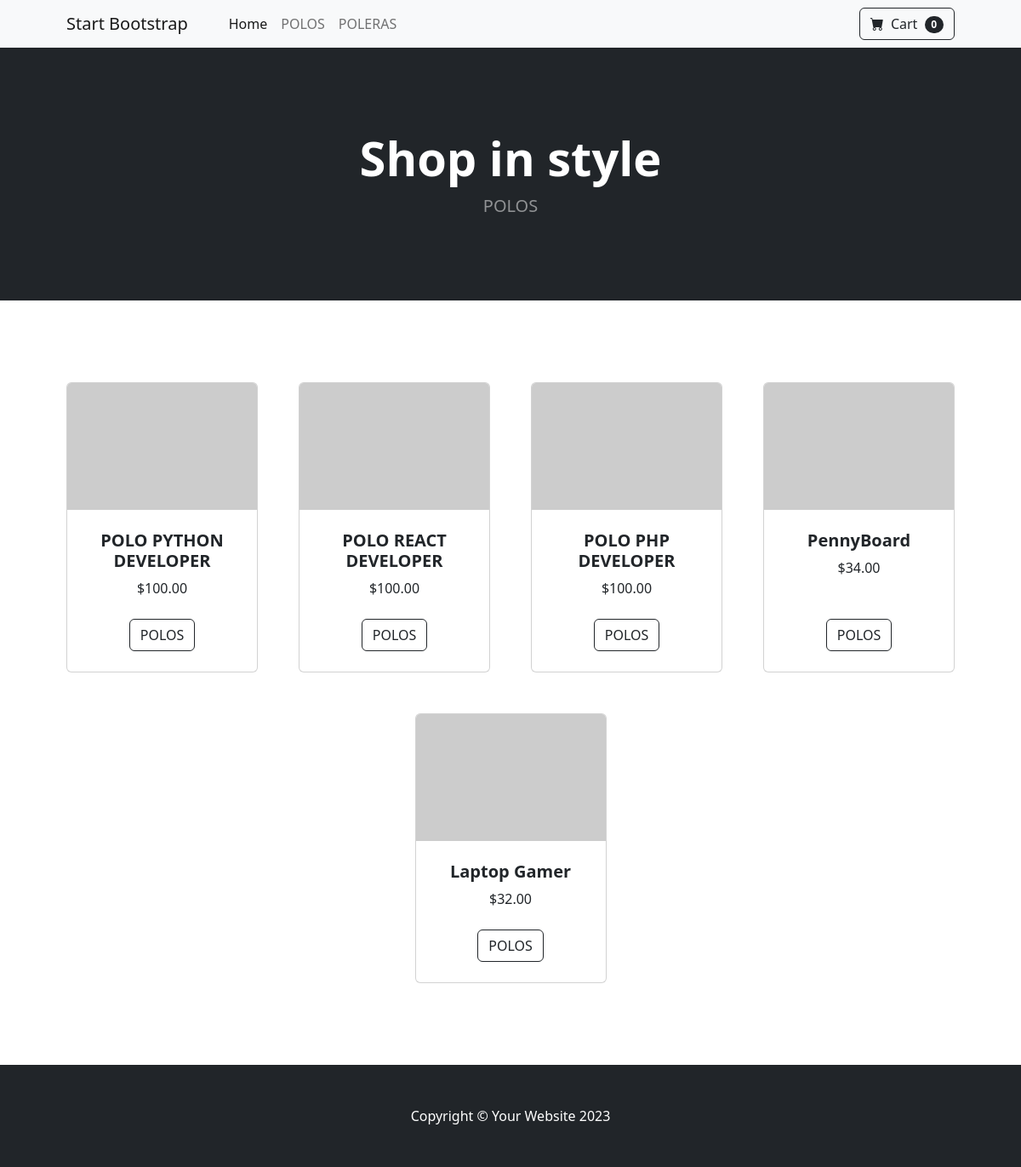
The page /categoria/1 on the database its author committed.
### tienda/models.py (models this page shows, shortened)
class Categoria(models.Model):
    nombre = models.CharField(max_length=200)
    pub_date = models.DateTimeField(auto_now=True)

class Producto(models.Model):
    categoria = models.ForeignKey(Categoria,on_delete=models.RESTRICT)
    nombre = models.CharField(max_length=200)
    precio = models.DecimalField(max_digits=6,decimal_places=2)
    stock = models.IntegerField(default=0)

### tienda/views.py (the view)
# urls.py: path('categoria',views.CategoriaView.as_view()),
def categoria(request,categoria_id):
    categoria = Categoria.objects.get(pk=categoria_id)
    lista_productos = categoria.producto_set.all()
    lista_categorias = Categoria.objects.all()
    context = {
        'productos':lista_productos,
        'categorias':lista_categorias,
        'categoria':categoria
    }
    return render(request,'index.html',context)

### tienda/templates/index.html
{% extends 'layout.html' %}
{% block content %}
<div class="container px-4 px-lg-5 mt-5">
    <div class="row gx-4 gx-lg-5 row-cols-2 row-cols-md-3 row-cols-xl-4 justify-content-center">
        {% for prod in productos %}
        <div class="col mb-5">
            <div class="card h-100">
                <img class="card-img-top" src="https://dummyimage.com/450x300/dee2e6/6c757d.jpg" alt="..." />
                <div class="card-body p-4">
                    <div class="text-center">
                        <h5 class="fw-bolder">{{prod.nombre}}</h5>
                        ${{prod.precio}}
                    </div>
                </div>
                <div class="card-footer p-4 pt-0 border-top-0 bg-transparent">
                    <div class="text-center"><a class="btn btn-outline-dark mt-auto" href="#">{{prod.categoria.nombre}}</a></div>
                </div>
            </div>
        </div>
        {% endfor %}
    </div>
</div>
{% endblock %}

### tienda/templates/layout.html (shortened to what this page needs)
{% load static %}
<!DOCTYPE html>
<html lang="en">
    <head>
        <link href="https://cdn.jsdelivr.net/npm/bootstrap-icons@1.5.0/font/bootstrap-icons.css" rel="stylesheet" />
        <link href="{% static 'css/styles.css' %}" rel="stylesheet" />
    </head>
    <body>
        <nav class="navbar navbar-expand-lg navbar-light bg-light">
            <div class="container px-4 px-lg-5">
                <a class="navbar-brand" href="#!">Start Bootstrap</a>
                <div class="collapse navbar-collapse" id="navbarSupportedContent">
                    <ul class="navbar-nav me-auto mb-2 mb-lg-0 ms-lg-4">
                        <li class="nav-item"><a class="nav-link active" aria-current="page" href="#!">Home</a></li>
                        {% for cat in categorias %}
                        <li class="nav-item"><a class="nav-link" href="{% url 'tienda:categoria' cat.id %}">{{cat.nombre}}</a></li>
                        {% endfor %}
                    </ul>
                    <form class="d-flex">
                        <button class="btn btn-outline-dark" type="submit">
                            <i class="bi-cart-fill me-1"></i>
                            Cart
                            <span class="badge bg-dark text-white ms-1 rounded-pill">0</span>
                        </button>
                    </form>
                </div>
            </div>
        </nav>
        <header class="bg-dark py-5">
            <div class="container px-4 px-lg-5 my-5">
                <div class="text-center text-white">
                    <h1 class="display-4 fw-bolder">Shop in style</h1>
                    <p class="lead fw-normal text-white-50 mb-0">{{categoria.nombre}}</p>
                </div>
            </div>
        </header>
        <section class="py-5">
            {% block content %}{% endblock %}
        </section>
        <footer class="py-5 bg-dark">
            <div class="container"><p class="m-0 text-center text-white">Copyright &copy; Your Website 2023</p></div>
        </footer>
    </body>
</html>

### rows shown on the page
Categoria: nombre "POLOS"
Categoria: nombre "POLERAS"
Producto: nombre "POLO PYTHON DEVELOPER", precio "100.00", categoria.nombre "POLOS"
Producto: nombre "POLO REACT DEVELOPER", precio "100.00", categoria.nombre "POLOS"
Producto: nombre "POLO PHP DEVELOPER", precio "100.00", categoria.nombre "POLOS"
Producto: nombre "PennyBoard", precio "34.00", categoria.nombre "POLOS"
Producto: nombre "Laptop Gamer", precio "32.00", categoria.nombre "POLOS"
